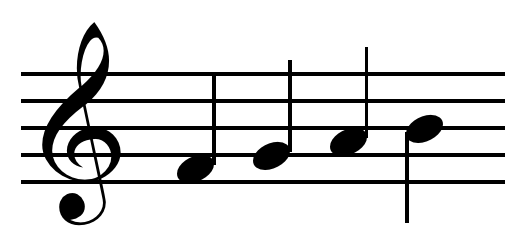
#> input picture images/quarter_note_run.png, 523 x 243 px
$ python readQuartnerNotes.py   (Python 2 division)
#> lines starting #> are read from the running program, lines starting #| are printed output that depends on the picture; after the words box and inside, x2 and y2 are one past the last pixel; in counts of white or black regions, pixels touching at a corner belong together; pictures that were not available may be replaced by others from this repository, and a replacement may not be noted
'''
This code works for images/quarter_note_run.png, using images/note2.png as a the note template
and images/treble.png as the treble template

Currently only works for a single bar, because it depends on y positions
'''

import cv2
import cv2.cv
import numpy as np
from matplotlib import pyplot as plt

'''
This method takes an image and a template image of a treble
clef and returns the top left corner of the treble clef within
the image

Note: this is imperfect because it won't scale the template, i.e.
it depends on image size.  Will error if template image size
is bigger in any dimensions that img size
'''
def find_treble_clef(img, treble):
	method = eval('cv2.TM_SQDIFF')
	res = cv2.matchTemplate(img,treble,method)

	min_val, max_val, min_loc, max_loc = cv2.minMaxLoc(res)
	return min_loc

'''
This function takes an image and finds the staff lines
as a list of y values only
'''
def read_staff_lines(img):
	edges = cv2.Canny(img,150,700)

	lines = cv2.HoughLines(edges,1,np.pi/180,200)
	staff_lines = []
	for rho,theta in lines[0]:
	    a = np.cos(theta)
	    b = np.sin(theta)
	    x0 = a*rho
	    y0 = b*rho
	    x1 = int(x0 + 1000*(-b))
	    y1 = int(y0 + 1000*(a))
	    x2 = int(x0 - 1000*(-b))
	    y2 = int(y0 - 1000*(a))

	    th = 10 #pixels
	    too_close = False

	    # only appends lines if they're a reasonable distance
	    # from other lines
	    # would be better if used averaging between close lines instead of
	    # just taking the first one we see and tossing the other
	    for y in staff_lines:
	      	if abs(y - y1) <= th:
	    		too_close = True
	    if not too_close:
	    	staff_lines.append((y1))

	return staff_lines

'''
This takes a list of y-values where lines live, and creates ranges of discrete buckets
for notes to fall into, and assigns ranges of buckets to their note letter

Returns a dictionary where each key is a letter and each value is a list (range), would
have liked it the other way around by python doesn't allow lists to be keys

Note F1 and E1, any other ways we could distinguish these?
'''
def find_slots(lines):
	assert(len(lines)==5)
	lines.sort() # starting at the top
	note_slots = {}
	line_notes = ['F1','D','B','G','E1']
	space_notes = ['E','C','A','F']
	count = 0

	# find average space between each line
	# this is assuming our line finding went well and they're pretty evenly spaced
	# could be improved by finding each space between lines individually
	space_between = int(np.mean([lines[1]-lines[0], lines[2]-lines[1], lines[3]-lines[2],lines[4]-lines[3]]))

	for y in lines:
		# within 1/4 of "space between" from a line means it's "on" the line
		r = range(y-(space_between/4), y+(space_between/4))
		note_slots[line_notes[count]] = r
		if count < 4:
			# in the 1/4 - 3/4 range of space between lines means it's a space note
			r2 = range(y+(space_between/4), y+(3*space_between/4))
			note_slots[space_notes[count]] = r2
		count+=1
	return note_slots

'''
Given a note's y position and a dictionary of slots,
finds the name of the note
'''
def name_note(slots, y):
	for name in slots:
		r = slots[name]
		if y in r:
			return name

'''
This function is the meat of the code
Takes 3 strings:
	im_name = name of image of music
	note_name = name of note template image
	treble_name = name of treble template image

Uses openCV template matching to find notes
Then identifies each note by name
Returns a list of note names in order
	We can fix this later, but it's currently assuming all notes are
	one second apart (quarter notes) and therefore not saving their
	x position.

Note: If image doesn't contain a treble clef send in the treble name as empty string
'''
def read_quarter_notes(im_name, note_name, treble_name):
#> called with im_name = 'images/quarter_note_run.png', note_name = 'images/note2.png', treble_name = 'images/treble_clef.png'
	img = cv2.imread(im_name,0)
#> img is the input picture: shape (243, 523); min 0, max 255, mean 220.4
	template = cv2.imread(note_name,0)
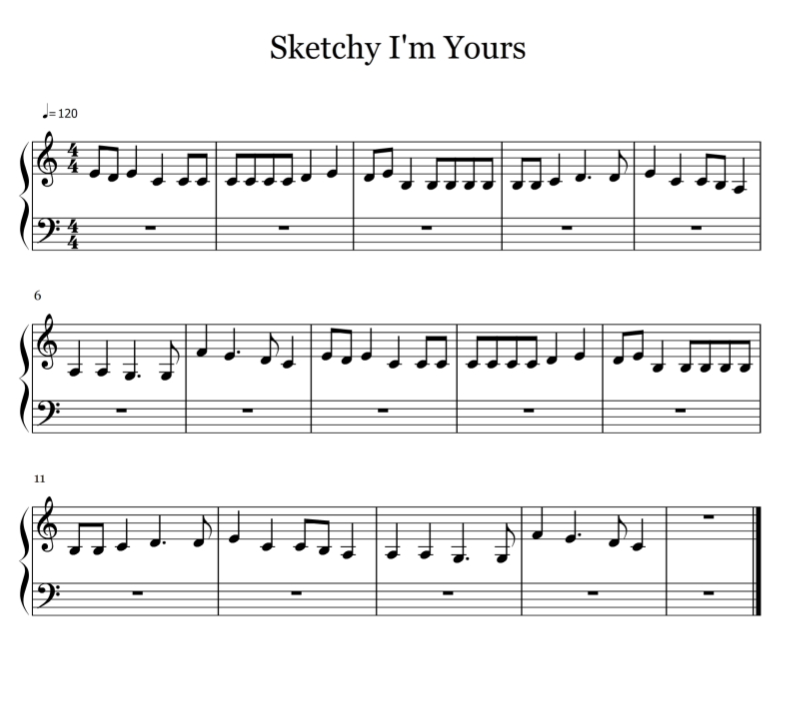
#> input picture images/im_yours.png, 789 x 728 px, given in place of note2.png, which was not available
#> template: shape (728, 789); min 0, max 255, mean 239.7
	w, h = template.shape[::-1]
#> w = 789; h = 728
	cimg = cv2.cvtColor(img,cv2.COLOR_GRAY2BGR)

	method = eval('cv2.TM_SQDIFF')

	iw, hw = img.shape[::-1]
#> iw = 523; hw = 243

	treble = None
	w2 = 0
	h2 = 0
	top_left = (0,0)

	if treble_name != "":
		treble = cv2.imread('images/treble_clef.png',0)
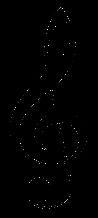
#> input picture images/treble_clef.png, 98 x 218 px
#> treble is the input picture: shape (218, 98); min 0, max 22, mean 0.1
		w2, h2 = treble.shape[::-1]
#> w2 = 98; h2 = 218
		top_left = find_treble_clef(img,treble)
#> in find_treble_clef, `res = cv2.matchTemplate(img,treble,method)`:
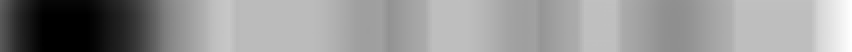
#> res: shape (26, 426) float32 (shown 2 times larger); min 1e+09, max 1.26e+09, mean 1.16e+09; drawn with min black and max white
#> in find_treble_clef, `min_val, max_val, min_loc, max_loc = cv2.minMaxLoc(res)`: min_val = 1e+09; max_val = 1.26e+09; min_loc = (42, 15); max_loc = (425, 20)
#> top_left = (42, 15)

	# Apply template matching
	res = cv2.matchTemplate(img,template,method)
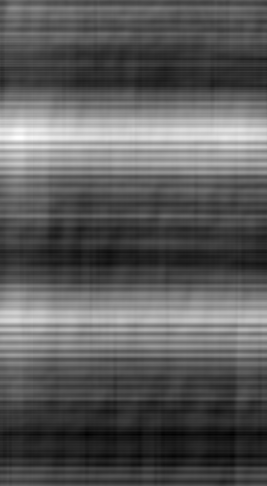
#> res: shape (486, 267) float32; min 1.07e+09, max 1.58e+09, mean 1.25e+09; drawn with min black and max white
	min_val, max_val, min_loc, max_loc = cv2.minMaxLoc(res)
#> min_val = 1.07e+09; max_val = 1.58e+09; min_loc = (87, 434); max_loc = (20, 137)

	threshold = 27000000 # need a way to determine this not by hand through guess and check
	loc = np.where(res <= threshold)
#> loc = (empty array, empty array)

	centers = []

	for pt in zip(*loc[::-1]):
		# each pt is an {x,y) of the location of a rectangle in the image that matches the template
	    center = (pt[0] + w/2, pt[1] + h/2)
	    too_close = False
	    th = 10 #pixels

	    # this part is somewhat flawed in that, if there's a group
	    # of points clustered together, it just takes the first one it
	    # sees and drops the rest instead of averaging them
	    for c in centers:
	    	if abs(c[0] - center[0]) <= th:
	    		too_close = True
	    	elif abs(c[1] - center[1]) <= th:
	    		too_close = True
	    if not too_close:
	        centers.append(center)
#> this loop made 0 passes
#> after the loop, centers = []

	notes = []

	# filter out points that matched the note template but are actually part of the treble clef
	for i in centers:
		is_treble = False
		if i[0] >= top_left[0] and i[0] <= top_left[0] + w2 and i[1] >= top_left[1] and i[1] <= top_left[1] + h2:
			is_treble = True
		if not is_treble:
			notes.append(i)
#> after the loop, notes = []

	y_lines = read_staff_lines(img)
#> in read_staff_lines, `edges = cv2.Canny(img,150,700)`:
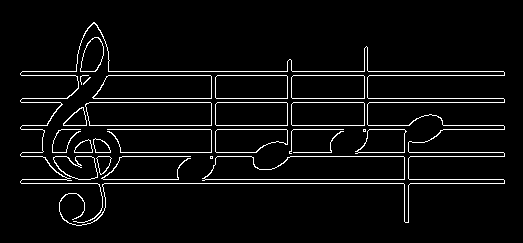
#> edges: shape (243, 523); 4.9% white in thin lines or dots, all inside (x1, y1, x2, y2) = (20, 22, 505, 226)
#> in read_staff_lines, `lines = cv2.HoughLines(edges,1,np.pi/180,200)`: lines = [[183, 1.57], [71, 1.57], [98, 1.57], [75, 1.57], [102, 1.57], [179, 1.57], [125, 1.57], [152, 1.57], [156, 1.57], [129, 1.57]]
#> the loop in read_staff_lines, `for rho,theta in lines[0]:` made 1 pass
#> (rho, theta, a, b, x0, y0, x1, y1) on pass 1: (183, 1.57, -4.37e-08, 1, -8e-06, 183, -1000, 182)
#> after the loop in read_staff_lines, `for rho,theta in lines[0]:`: staff_lines = [182]
#> y_lines = [182]
	slots = find_slots(y_lines)

	# draw the note centers and lines.  For debugging's sake
	for j in notes:
		cv2.circle(cimg,(j[0],j[1]),2,(0,0,255),3)
	for y in y_lines:
		cv2.line(cimg,(0,y),(iw,y),(0,0,255),2)

	# sort notes by x order
	notes.sort(key=lambda tup: tup[0])

	# store note names
	note_names_in_order = []
	for note in notes:
		note_names_in_order.append(name_note(slots, note[1]))

	# show test image
	cv2.imshow('test',cimg)
	cv2.waitKey(0)

	return note_names_in_order

'''
Run code
'''
if __name__ == '__main__':
	im_name = 'images/quarter_note_run.png'
	note_name = 'images/note2.png'
	treble_name = 'images/treble_clef.png'

#> (the run stopped early here; a loop or call above may not have finished)
